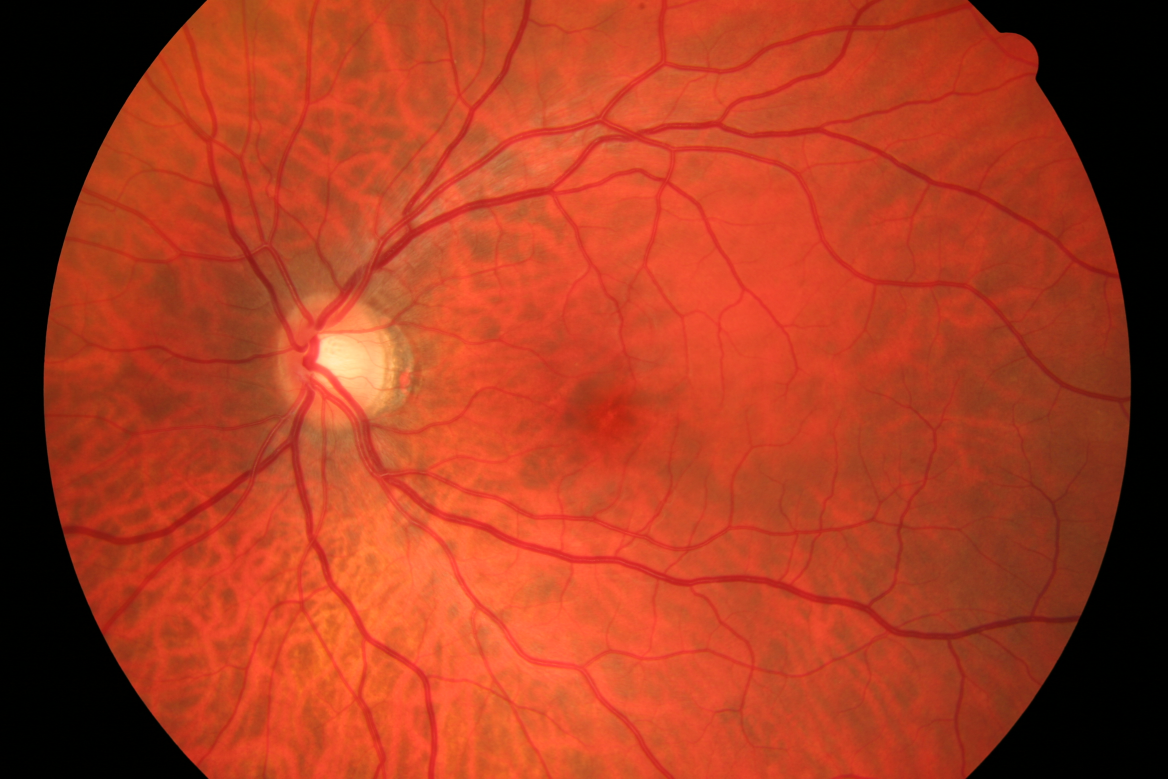
#> input picture image_processing/examples/02_h.jpg, 3504 x 2336 px (shown at 1/3 size)
$ python -i main.py   (imports and definitions only)
#> lines starting #> are read from the running program, lines starting #| are printed output that depends on the picture
#> further down, picture is the input picture: shape (2336, 3504, 3); mean B, G, R 32.6, 59.9, 169.4
#!/usr/bin/env python3

import cv2 as cv

from skimage.util.shape import view_as_windows
from skimage.util.shape import view_as_blocks
from sklearn.metrics import classification_report
from imblearn.under_sampling import RandomUnderSampler
from sklearn.ensemble import RandomForestClassifier
from sklearn.model_selection import RandomizedSearchCV
from skimage.feature import hog
from sklearn.model_selection import train_test_split
import os

import numpy as np
import imblearn
import sklearn

from typing import List, Tuple

OUTPUT_DIR = 'output/'
TRAIN_DIR = 'train/'
TEST_DIR = 'test/'
WINDOW_SIZE = (7, 7)
STEP = 4
PREDICTED_STEP = 1


def preprocess(img: np.ndarray) -> np.ndarray:
    print('Image preprocessing...')
    # CLAHE
    ycrcb_img = cv.cvtColor(img, cv.COLOR_BGR2YCrCb)
#> ycrcb_img: shape (2336, 3504, 3); mean of channels 0, 1, 2 89.5, 184.9, 95.8
    ycrcb_img[:, :, 0] = cv.equalizeHist(ycrcb_img[:, :, 0])
#> ycrcb_img: shape (2336, 3504, 3); mean of channels 0, 1, 2 121.8, 184.9, 95.8
    equalized = cv.cvtColor(ycrcb_img, cv.COLOR_YCrCb2BGR)
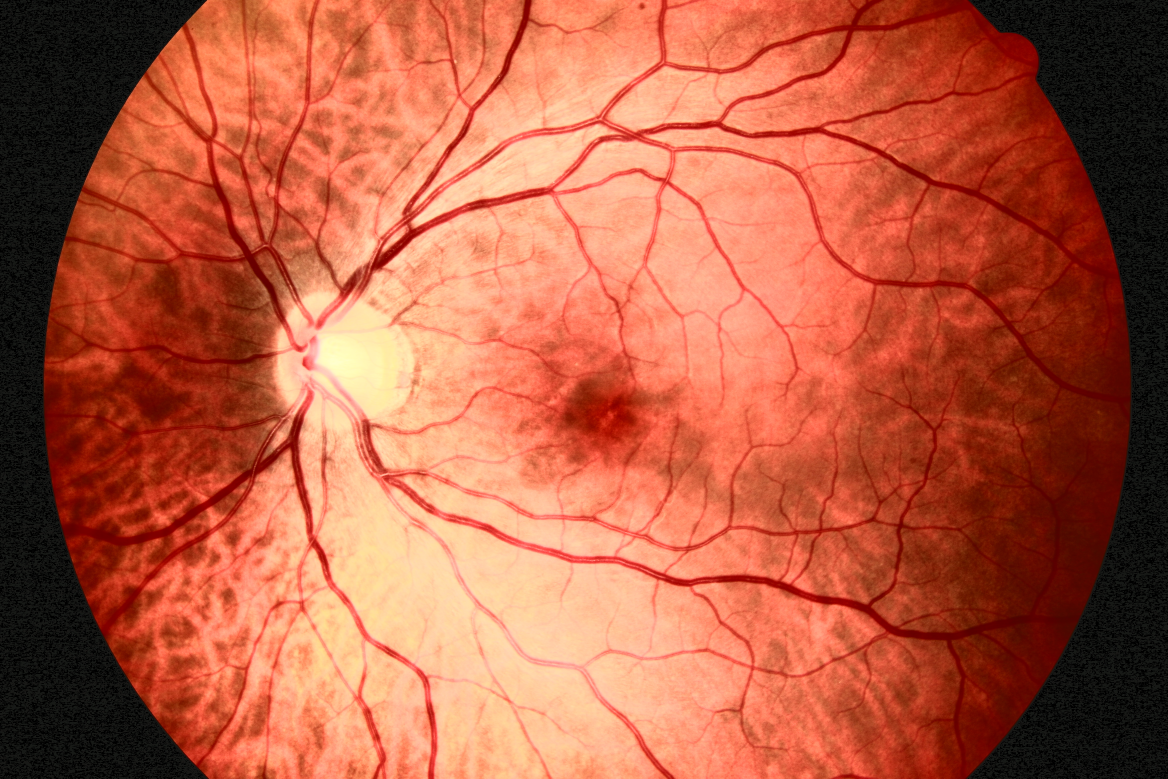
#> equalized: shape (2336, 3504, 3) (shown at 1/3 size); mean B, G, R 65.8, 92.3, 181.4

    # Denoising
    #denoised = cv.fastNlMeansDenoisingColored(equalized, None, 25, 25, 25)

    cv.imwrite(OUTPUT_DIR + 'preprocessed' +
               str(preprocess.counter) + '.jpg', equalized)
    preprocess.counter += 1

    return equalized


preprocess.counter = 1


# [123 lines left out: functions split_image, extract_features, get_data, get_labels, make_model, recover and 2 more, not called in this run]


# [22 lines not run here, left out]

>>> import cv2
>>> picture = cv2.imread('../image_processing/examples/02_h.jpg')
>>> result = preprocess(picture)

$ run again, on image_processing/examples/01_h.jpg
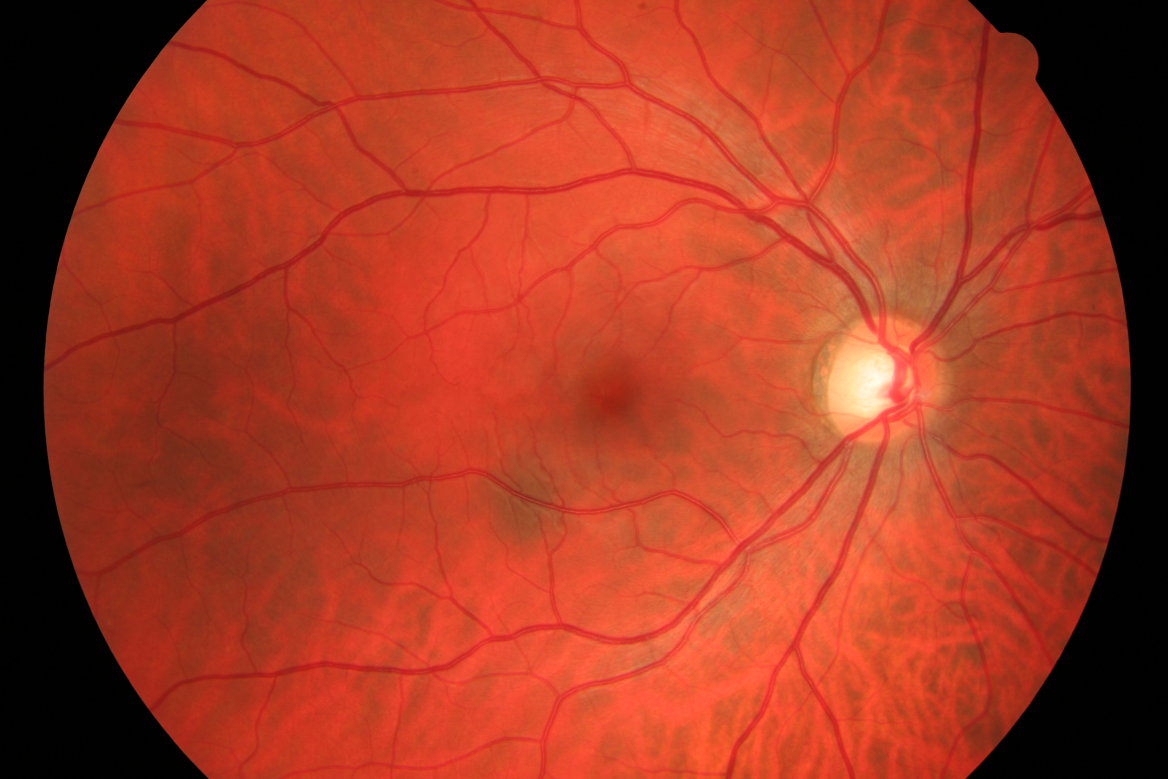
#> input picture image_processing/examples/01_h.jpg, 3504 x 2336 px (shown at 1/3 size)
#> picture is the input picture: shape (2336, 3504, 3); mean B, G, R 35.1, 58.1, 165.3
#> in preprocess, `equalized = cv.cvtColor(ycrcb_img, cv.COLOR_YCrCb2BGR)`:
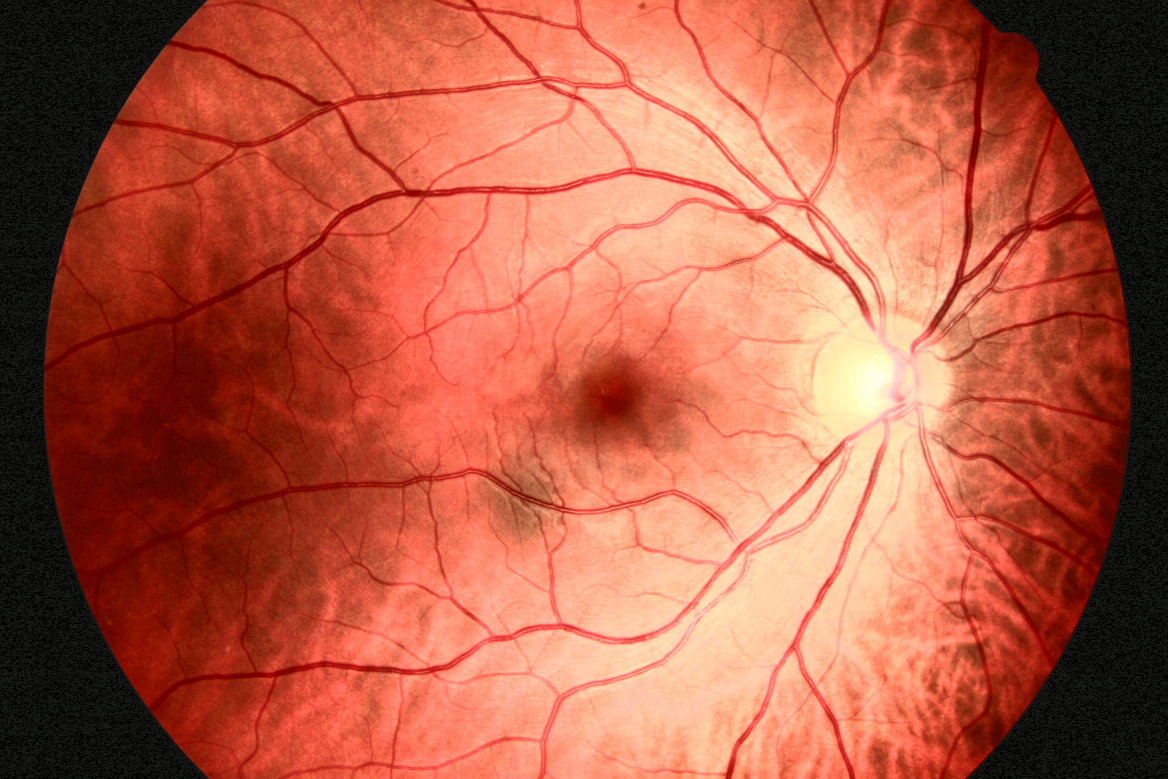
#> equalized: shape (2336, 3504, 3) (shown at 1/3 size); mean B, G, R 69.8, 92.4, 180.7

$ run again, on image_processing/examples/02_dr.JPG
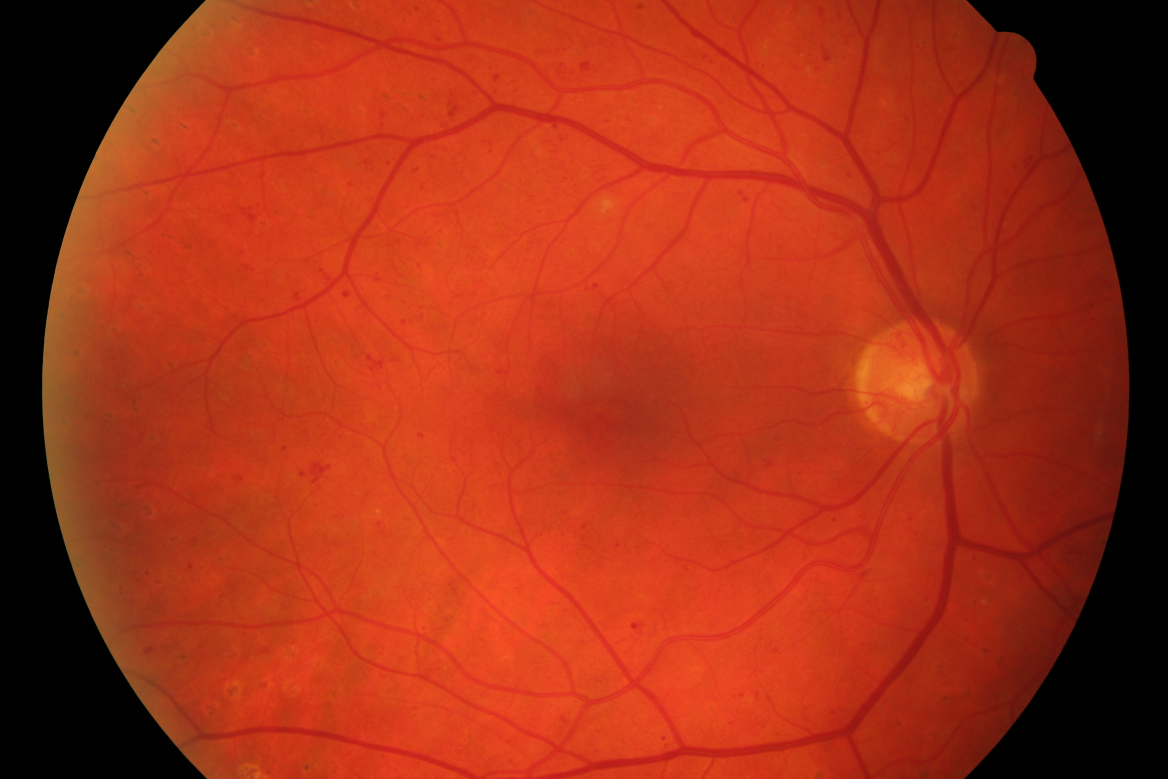
#> input picture image_processing/examples/02_dr.JPG, 3504 x 2336 px (shown at 1/3 size)
#> picture is the input picture: shape (2336, 3504, 3); mean B, G, R 22.8, 48.6, 163.8
#> in preprocess, `equalized = cv.cvtColor(ycrcb_img, cv.COLOR_YCrCb2BGR)`:
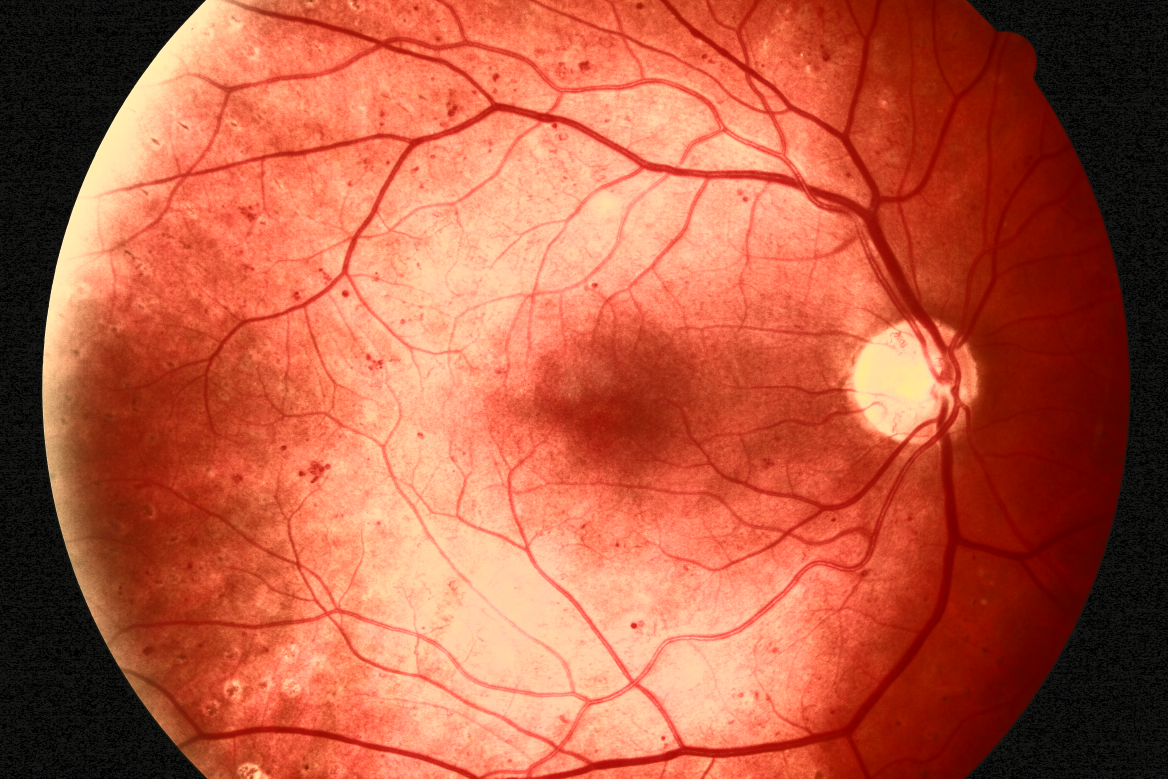
#> equalized: shape (2336, 3504, 3) (shown at 1/3 size); mean B, G, R 65.3, 90.5, 183.3
